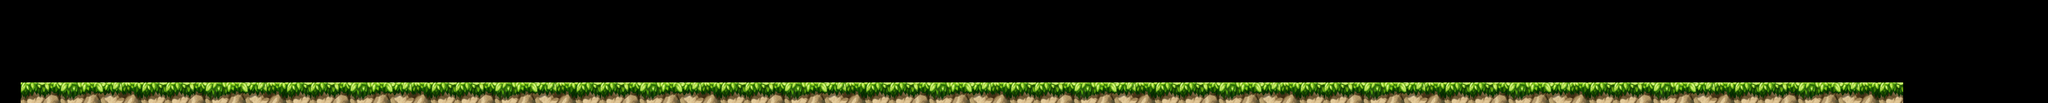

Tiled map render using the project's own tile images. Description and the whole map definition, tile-layer contents included, below:
An orthogonal 99x5 tile map with 32x32 px tiles, 1 tile layer (floor) and 13 objects.

<map version="1.0" orientation="orthogonal" renderorder="right-down" width="99" height="5" tilewidth="32" tileheight="32" nextobjectid="15">
 <tileset firstgid="1" name="cao" tilewidth="32" tileheight="32" tilecount="8" columns="8">
  <image source="grass.png" width="256" height="62" />
 </tileset>
 <layer name="floor" width="99" height="5">
  <data encoding="csv">
0,0,0,0,0,0,0,0,0,0,0,0,0,0,0,0,0,0,0,0,0,0,0,0,0,0,0,0,0,0,0,0,0,0,0,0,0,0,0,0,0,0,0,0,0,0,0,0,0,0,0,0,0,0,0,0,0,0,0,0,0,0,0,0,0,0,0,0,0,0,0,0,0,0,0,0,0,0,0,0,0,0,0,0,0,0,0,0,0,0,0,0,0,0,0,0,0,0,0,
0,0,0,0,0,0,0,0,0,0,0,0,0,0,0,0,0,0,0,0,0,0,0,0,0,0,0,0,0,0,0,0,0,0,0,0,0,0,0,0,0,0,0,0,0,0,0,0,0,0,0,0,0,0,0,0,0,0,0,0,0,0,0,0,0,0,0,0,0,0,0,0,0,0,0,0,0,0,0,0,0,0,0,0,0,0,0,0,0,0,0,0,0,0,0,0,0,0,0,
0,0,0,0,0,0,0,0,0,0,0,0,0,0,0,0,0,0,0,0,0,0,0,0,0,0,0,0,0,0,0,0,0,0,0,0,0,0,0,0,0,0,0,0,0,0,0,0,0,0,0,0,0,0,0,0,0,0,0,0,0,0,0,0,0,0,0,0,0,0,0,0,0,0,0,0,0,0,0,0,0,0,0,0,0,0,0,0,0,0,0,0,0,0,0,0,0,0,0,
0,0,0,0,0,0,0,0,0,0,0,0,0,0,0,0,0,0,0,0,0,0,0,0,0,0,0,0,0,0,0,0,0,0,0,0,0,0,0,0,0,0,0,0,0,0,0,0,0,0,0,0,0,0,0,0,0,0,0,0,0,0,0,0,0,0,0,0,0,0,0,0,0,0,0,0,0,0,0,0,0,0,0,0,0,0,0,0,0,0,0,0,0,0,0,0,0,0,0,
0,2,3,4,5,6,7,8,2,3,4,5,6,7,8,2,3,4,5,6,7,8,2,3,4,5,6,7,8,2,3,4,5,6,7,8,2,3,4,5,6,7,8,2,3,4,5,6,7,8,2,3,4,5,6,7,8,2,3,4,5,6,7,8,2,3,4,5,6,7,8,2,3,4,5,6,7,8,2,3,4,5,6,7,8,2,3,4,5,6,7,8,0,0,0,0,0,0,0
</data>
 </layer>
 <objectgroup name="zhizhang">
  <object id="1" x="558" y="117">
   <ellipse />
  </object>
  <object id="2" x="367" y="111">
   <ellipse />
  </object>
  <object id="3" x="752" y="118">
   <ellipse />
  </object>
  <object id="4" x="755" y="84">
   <ellipse />
  </object>
  <object id="5" x="939" y="115">
   <ellipse />
  </object>
  <object id="6" x="948" y="85">
   <ellipse />
  </object>
  <object id="7" x="976" y="112">
   <ellipse />
  </object>
  <object id="9" x="983" y="86">
   <ellipse />
  </object>
  <object id="10" x="1140" y="117">
   <ellipse />
  </object>
  <object id="11" x="1171" y="117">
   <ellipse />
  </object>
  <object id="12" x="1136" y="84">
   <ellipse />
  </object>
  <object id="13" x="1172" y="82">
   <ellipse />
  </object>
  <object id="14" x="1135" y="50">
   <ellipse />
  </object>
 </objectgroup>
</map>